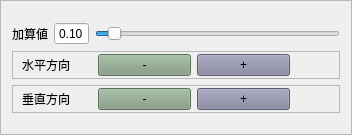
           <widget class="QFrame" name="ShiftNormal">
            <property name="frameShape">
             <enum>QFrame::StyledPanel</enum>
            </property>
            <property name="frameShadow">
             <enum>QFrame::Raised</enum>
            </property>
            <layout class="QGridLayout" name="gridLayout_12">
             <item row="0" column="0">
              <layout class="QVBoxLayout" name="slideNormVLO">
               <property name="topMargin">
                <number>10</number>
               </property>
               <property name="bottomMargin">
                <number>10</number>
               </property>
               <item>
                <layout class="QHBoxLayout" name="slideNormSliderHLO">
                 <property name="leftMargin">
                  <number>0</number>
                 </property>
                 <property name="topMargin">
                  <number>0</number>
                 </property>
                 <property name="bottomMargin">
                  <number>0</number>
                 </property>
                 <item>
                  <widget class="QLabel" name="slideNormSliderLbl">
                   <property name="text">
                    <string>加算値</string>
                   </property>
                  </widget>
                 </item>
                 <item>
                  <widget class="QDoubleSpinBox" name="slideNormSliderSpin">
                   <property name="buttonSymbols">
                    <enum>QAbstractSpinBox::NoButtons</enum>
                   </property>
                   <property name="maximum">
                    <double>2.000000000000000</double>
                   </property>
                   <property name="value">
                    <double>0.100000000000000</double>
                   </property>
                  </widget>
                 </item>
                 <item>
                  <widget class="QSlider" name="slideNormSlider">
                   <property name="focusPolicy">
                    <enum>Qt::ClickFocus</enum>
                   </property>
                   <property name="maximum">
                    <number>200</number>
                   </property>
                   <property name="value">
                    <number>10</number>
                   </property>
                   <property name="orientation">
                    <enum>Qt::Horizontal</enum>
                   </property>
                  </widget>
                 </item>
                </layout>
               </item>
               <item>
                <widget class="QFrame" name="slideNormHGrpFrame">
                 <property name="frameShape">
                  <enum>QFrame::StyledPanel</enum>
                 </property>
                 <property name="frameShadow">
                  <enum>QFrame::Raised</enum>
                 </property>
                 <layout class="QGridLayout" name="gridLayout_13">
                  <property name="topMargin">
                   <number>2</number>
                  </property>
                  <property name="bottomMargin">
                   <number>2</number>
                  </property>
                  <item row="0" column="0">
                   <layout class="QHBoxLayout" name="slideNormHGrpHLO">
                    <property name="topMargin">
                     <number>0</number>
                    </property>
                    <property name="bottomMargin">
                     <number>0</number>
                    </property>
                    <item>
                     <widget class="QLabel" name="slideNormHGrpLbl">
                      <property name="minimumSize">
                       <size>
                        <width>70</width>
                        <height>0</height>
                       </size>
                      </property>
                      <property name="text">
                       <string>水平方向</string>
                      </property>
                     </widget>
                    </item>
                    <item>
                     <widget class="QPushButton" name="slideNormHGrpDec">
                      <property name="minimumSize">
                       <size>
                        <width>93</width>
                        <height>0</height>
                       </size>
                      </property>
                      <property name="styleSheet">
                       <string notr="true">#slideNormHGrpDec{background-color:#809a80;color:#000;}</string>
                      </property>
                      <property name="text">
                       <string>-</string>
                      </property>
                     </widget>
                    </item>
                    <item>
                     <widget class="QPushButton" name="slideNormHGrpAdd">
                      <property name="minimumSize">
                       <size>
                        <width>93</width>
                        <height>0</height>
                       </size>
                      </property>
                      <property name="styleSheet">
                       <string notr="true">#slideNormHGrpAdd{background-color:#80809a;color:#000;}</string>
                      </property>
                      <property name="text">
                       <string>+</string>
                      </property>
                     </widget>
                    </item>
                    <item>
                     <spacer name="horizontalSpacer_7">
                      <property name="orientation">
                       <enum>Qt::Horizontal</enum>
                      </property>
                      <property name="sizeHint" stdset="0">
                       <size>
                        <width>40</width>
                        <height>20</height>
                       </size>
                      </property>
                     </spacer>
                    </item>
                   </layout>
                  </item>
                 </layout>
                </widget>
               </item>
               <item>
                <widget class="QFrame" name="slideNormVGrpFrame">
                 <property name="frameShape">
                  <enum>QFrame::StyledPanel</enum>
                 </property>
                 <property name="frameShadow">
                  <enum>QFrame::Raised</enum>
                 </property>
                 <layout class="QGridLayout" name="gridLayout_14">
                  <property name="topMargin">
                   <number>2</number>
                  </property>
                  <property name="bottomMargin">
                   <number>2</number>
                  </property>
                  <item row="0" column="0">
                   <layout class="QHBoxLayout" name="slideNormHGrpHLO_2">
                    <property name="topMargin">
                     <number>0</number>
                    </property>
                    <property name="bottomMargin">
                     <number>0</number>
                    </property>
                    <item>
                     <widget class="QLabel" name="slideNormVGrpLbl">
                      <property name="minimumSize">
                       <size>
                        <width>70</width>
                        <height>0</height>
                       </size>
                      </property>
                      <property name="text">
                       <string>垂直方向</string>
                      </property>
                     </widget>
                    </item>
                    <item>
                     <widget class="QPushButton" name="slideNormVGrpDec">
                      <property name="minimumSize">
                       <size>
                        <width>93</width>
                        <height>0</height>
                       </size>
                      </property>
                      <property name="styleSheet">
                       <string notr="true">#slideNormVGrpDec{background-color:#809a80;color:#000;}</string>
                      </property>
                      <property name="text">
                       <string>-</string>
                      </property>
                     </widget>
                    </item>
                    <item>
                     <widget class="QPushButton" name="slideNormVGrpAdd">
                      <property name="minimumSize">
                       <size>
                        <width>93</width>
                        <height>0</height>
                       </size>
                      </property>
                      <property name="styleSheet">
                       <string notr="true">#slideNormVGrpAdd{background-color:#80809a;color:#000;}</string>
                      </property>
                      <property name="text">
                       <string>+</string>
                      </property>
                     </widget>
                    </item>
                    <item>
                     <spacer name="horizontalSpacer_8">
                      <property name="orientation">
                       <enum>Qt::Horizontal</enum>
                      </property>
                      <property name="sizeHint" stdset="0">
                       <size>
                        <width>40</width>
                        <height>20</height>
                       </size>
                      </property>
                     </spacer>
                    </item>
                   </layout>
                  </item>
                 </layout>
                </widget>
               </item>
              </layout>
             </item>
            </layout>
           </widget>
